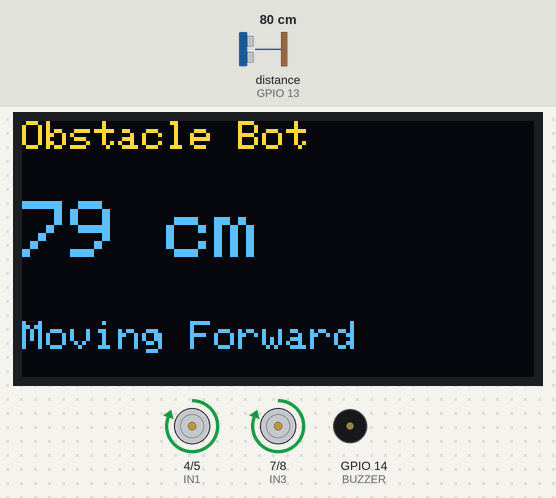
A sketch run on a simulated ESP32-S3. On the bench: 128×64 one-colour display, motor-driver pin pairs drawn as motors (green arrow = first pin HIGH = forward, orange = second pin HIGH = backward, longer = more drive, scaled by the enable pin), buzzer (waves = sounding, pin HIGH). Wiring (inferred from the names in the program): ultrasonic range finder: trigger GPIO 12; echo GPIO 13. Inputs (shaded band) come from the test bench; at power-on: distance to the obstacle (sensor on GPIO 13) 80 cm. The echo pulse lasts 58.3 µs per cm; the OLED is the two-colour kind (top 16 rows yellow); pins used as bus, display or sensor lines are not drawn; what the sketch prints to the serial monitor is not drawn.

Above: at 2.2 s.
2.3 s: distance to the obstacle (sensor on GPIO 13) set to 22 cm
At 2.8 s:
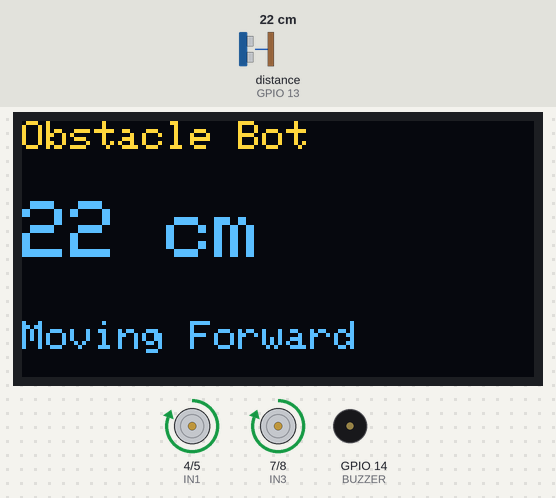
3.8 s: distance to the obstacle (sensor on GPIO 13) set to 18 cm
At 5.0 s:
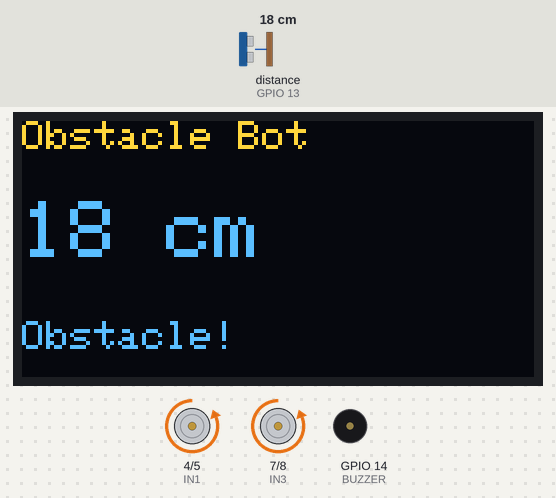
6.8 s: distance to the obstacle (sensor on GPIO 13) set to 35 cm
At 8.5 s:
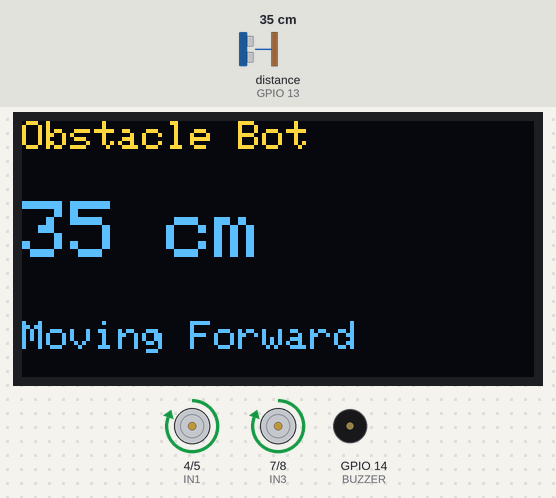
Timing chart, 0 to 10.0 s (numbered marks = the images above; inputs shaded):
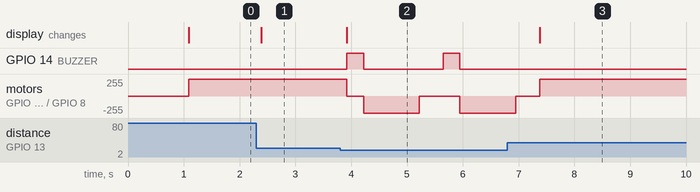

The sketch:

simulate-code.ino
```cpp
#include <Wire.h>
#include <Adafruit_GFX.h>
#include <Adafruit_SSD1306.h>

#define SCREEN_WIDTH 128
#define SCREEN_HEIGHT 64
#define OLED_RESET -1

#define SDA_PIN 21
#define SCL_PIN 20

Adafruit_SSD1306 display(SCREEN_WIDTH, SCREEN_HEIGHT, &Wire, OLED_RESET);

#define ENA 6
#define IN1 4
#define IN2 5

#define ENB 9
#define IN3 7
#define IN4 8

#define TRIG_PIN 12
#define ECHO_PIN 13

#define BUZZER 14
#define SAFE_DISTANCE 20

void setup()
{
  Serial.begin(115200);

  // I2C
  Wire.begin(SDA_PIN, SCL_PIN);

  // OLED
  if (!display.begin(SSD1306_SWITCHCAPVCC, 0x3C))
  {
    Serial.println("OLED not found");
    while (1);
  }

  display.clearDisplay();
  display.setTextSize(2);
  display.setTextColor(SSD1306_WHITE);
  display.setCursor(0,20);
  display.println("ROBOT");
  display.display();

  // Motor pins
  pinMode(ENA, OUTPUT);
  pinMode(IN1, OUTPUT);
  pinMode(IN2, OUTPUT);

  pinMode(ENB, OUTPUT);
  pinMode(IN3, OUTPUT);
  pinMode(IN4, OUTPUT);

  // Ultrasonic
  pinMode(TRIG_PIN, OUTPUT);
  pinMode(ECHO_PIN, INPUT);

  // Buzzer
  pinMode(BUZZER, OUTPUT);

  digitalWrite(BUZZER, LOW);

  // Enable motors
  digitalWrite(ENA, HIGH);
  digitalWrite(ENB, HIGH);

  stopMotors();

  delay(1000);
}

void loop()
{
  long distance = getDistance();

  Serial.print("Distance: ");
  Serial.print(distance);
  Serial.println(" cm");

  displayDistance(distance);

  if (distance > 0 && distance < SAFE_DISTANCE)
  {
    obstacleRoutine();
  }
  else
  {
    forward();
  }

  delay(100);
}

void obstacleRoutine()
{
  stopMotors();

  digitalWrite(BUZZER, HIGH);
  delay(300);
  digitalWrite(BUZZER, LOW);

  backward();
  delay(1000);

  stopMotors();
  delay(300);
}

long getDistance()
{
  digitalWrite(TRIG_PIN, LOW);
  delayMicroseconds(5);

  digitalWrite(TRIG_PIN, HIGH);
  delayMicroseconds(10);

  digitalWrite(TRIG_PIN, LOW);

  long duration = pulseIn(ECHO_PIN, HIGH, 30000);

  if (duration == 0)
  {
    return 999;
  }

  long distance = duration * 0.0343 / 2;

  return distance;
}

void displayDistance(long distance)
{
  display.clearDisplay();

  display.setTextSize(1);
  display.setCursor(0,0);
  display.print("Obstacle Bot");

  display.setTextSize(2);
  display.setCursor(0,20);
  display.print(distance);
  display.print(" cm");

  if(distance < SAFE_DISTANCE)
  {
    display.setTextSize(1);
    display.setCursor(0,50);
    display.print("Obstacle!");
  }
  else
  {
    display.setTextSize(1);
    display.setCursor(0,50);
    display.print("Moving Forward");
  }

  display.display();
}

void forward()
{
  digitalWrite(IN1, HIGH);
  digitalWrite(IN2, LOW);

  digitalWrite(IN3, HIGH);
  digitalWrite(IN4, LOW);
}

void backward()
{
  digitalWrite(IN1, LOW);
  digitalWrite(IN2, HIGH);

  digitalWrite(IN3, LOW);
  digitalWrite(IN4, HIGH);
}

void left()
{
  digitalWrite(IN1, LOW);
  digitalWrite(IN2, HIGH);

  digitalWrite(IN3, HIGH);
  digitalWrite(IN4, LOW);
}

void right()
{
  digitalWrite(IN1, HIGH);
  digitalWrite(IN2, LOW);

  digitalWrite(IN3, LOW);
  digitalWrite(IN4, HIGH);
}

void stopMotors()
{
  digitalWrite(IN1, LOW);
  digitalWrite(IN2, LOW);

  digitalWrite(IN3, LOW);
  digitalWrite(IN4, LOW);
}
```

Measured:
- the behaviour switches between 21 and 20 cm on distance to the obstacle (sensor on GPIO 13) (found by bisection; images 1 and 2)
- after the input at 2.3 s, the display: changes after 0.09 s (image 1)
- after the input at 3.8 s, GPIO 14 (BUZZER): alternates HIGH for 0.30 s and LOW for 1.4 s, starting after 0.12 s; motor on GPIO 4 (IN1) / GPIO 5 (IN2): forward 255/255 → stopped after 0.12 s, → backward 255/255 0.30 s later, → stopped 1.0 s later, → backward 255/255 0.73 s later
- after the input at 6.8 s, GPIO 14 (BUZZER): stops changing and stays LOW; the display: changes after 0.58 s (image 3)
